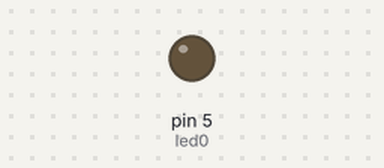
This sketch was run on a simulated Arduino Uno, built with avr-gcc and run on an emulated ATmega328P. Shown: output pins drawn as LEDs (lit = HIGH).

Above: at 0.1 s.
At 11.81 s:
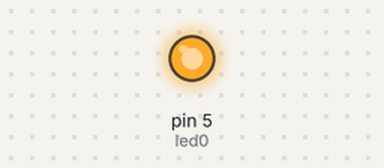
Timing chart, 0 to 13.4 s (numbered marks = the images above):
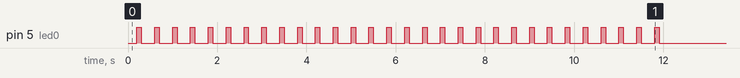

The sketch:

Exercici_7-Array_de_8_LEDs__amb_for_.ino
```cpp
/**********************************************************************************
**                                                                               **
**                              Array de 8 LEDs                                  **
**  NOM:Noa Garay Villarreal                                 DATA:10/03/2023     **
**********************************************************************************/
//********** Includes *************************************************************
//********** Variables ************************************************************
const byte led0 = 5;          // donar nom al pin 5 de l’Arduino
//********** Setup ****************************************************************
void setup()
{
pinMode(led0, OUTPUT);
for(int i=0; i<30;i++)
 {
 delay(200);
  digitalWrite(led0, HIGH);    // posar a 5V el pin 5
 delay(100);
  digitalWrite(led0, LOW);    // posar a 0V el pin 5
 delay(100);
 }
}
//********** Loop *****************************************************************
void loop()
{

}
//********** Funcions *************************************************************
```
